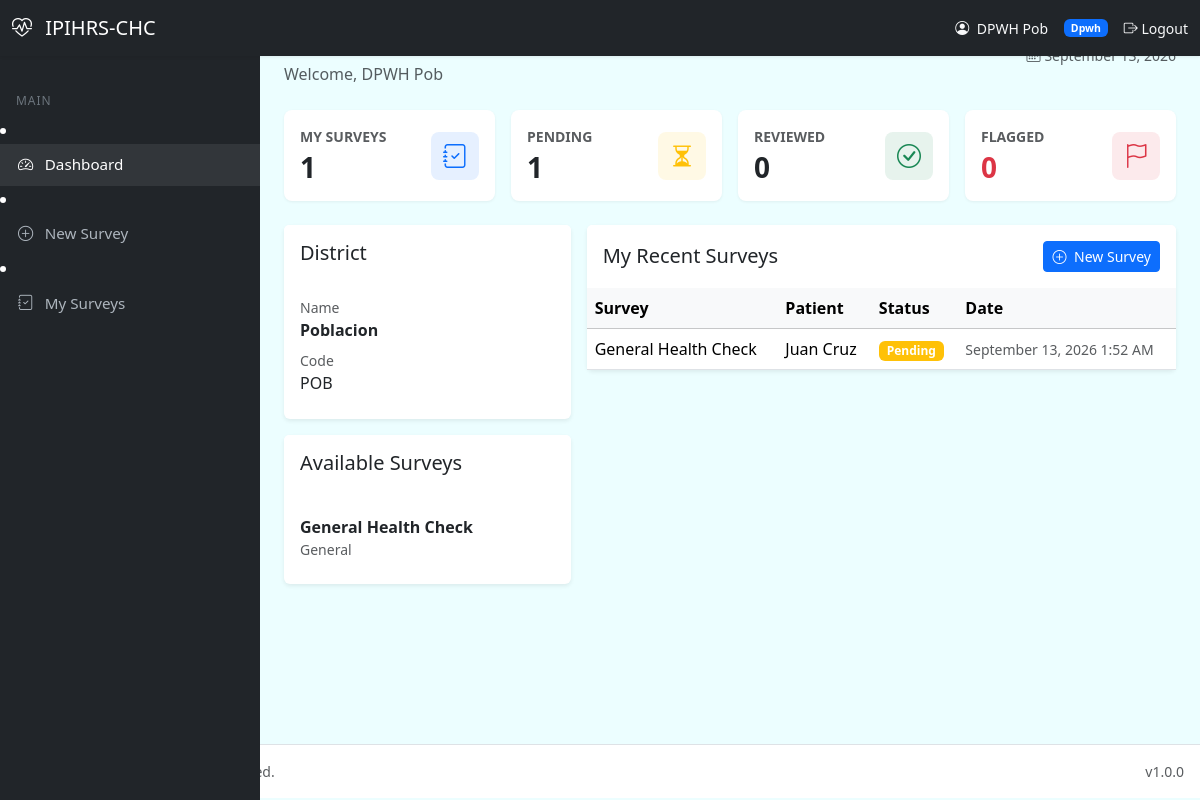
Page /dpwh/dashboard.php (signed in) on the committed database.
### tables this page shows
CREATE TABLE IF NOT EXISTS districts (
    district_id INT UNSIGNED AUTO_INCREMENT PRIMARY KEY,
    district_name VARCHAR(120) NOT NULL,
    district_code VARCHAR(30) NOT NULL UNIQUE,
    address TEXT NULL,
    contact_number VARCHAR(50) NULL,
    email VARCHAR(120) NULL,
    status ENUM('active','inactive') NOT NULL DEFAULT 'active',
    created_by INT UNSIGNED NULL,
    created_at DATETIME NOT NULL DEFAULT CURRENT_TIMESTAMP,
    updated_at DATETIME NOT NULL DEFAULT CURRENT_TIMESTAMP ON UPDATE CURRENT_TIMESTAMP,

    INDEX idx_districts_status (status),
    INDEX idx_districts_code (district_code)
);

CREATE TABLE IF NOT EXISTS surveys (
    survey_id INT UNSIGNED AUTO_INCREMENT PRIMARY KEY,
    survey_name VARCHAR(150) NOT NULL,
    description TEXT NULL,
    survey_type VARCHAR(80) NULL,
    district_id INT UNSIGNED NULL,
    created_by INT UNSIGNED NOT NULL,
    is_active TINYINT(1) NOT NULL DEFAULT 1,
    created_at DATETIME NOT NULL DEFAULT CURRENT_TIMESTAMP,
    updated_at DATETIME NOT NULL DEFAULT CURRENT_TIMESTAMP ON UPDATE CURRENT_TIMESTAMP,

    INDEX idx_surveys_district (district_id),
    INDEX idx_surveys_active (is_active),

    CONSTRAINT fk_surveys_district
        FOREIGN KEY (district_id) REFERENCES districts(district_id)
        ON DELETE SET NULL
        ON UPDATE CASCADE,

    CONSTRAINT fk_surveys_created_by
        FOREIGN KEY (created_by) REFERENCES users(user_id)
        ON DELETE RESTRICT
        ON UPDATE CASCADE
);

CREATE TABLE IF NOT EXISTS survey_results (
    result_id INT UNSIGNED AUTO_INCREMENT PRIMARY KEY,
    survey_id INT UNSIGNED NOT NULL,
    patient_id INT UNSIGNED NOT NULL,
    district_id INT UNSIGNED NOT NULL,
    conducted_by INT UNSIGNED NOT NULL,
    answers JSON NOT NULL,
    remarks TEXT NULL,
    status ENUM('pending','reviewed','flagged') NOT NULL DEFAULT 'pending',
    reviewed_by INT UNSIGNED NULL,
    reviewed_at DATETIME NULL,
    created_at DATETIME NOT NULL DEFAULT CURRENT_TIMESTAMP,
    updated_at DATETIME NOT NULL DEFAULT CURRENT_TIMESTAMP ON UPDATE CURRENT_TIMESTAMP,

    INDEX idx_survey_results_district (district_id),
    INDEX idx_survey_results_patient (patient_id),
    INDEX idx_survey_results_survey (survey_id),
    INDEX idx_survey_results_status (status),
    INDEX idx_survey_results_conducted_by (conducted_by),
    INDEX idx_survey_results_created (created_at),

    CONSTRAINT fk_survey_results_survey
        FOREIGN KEY (survey_id) REFERENCES surveys(survey_id)
        ON DELETE RESTRICT
        ON UPDATE CASCADE,

    CONSTRAINT fk_survey_results_patient
        FOREIGN KEY (patient_id) REFERENCES patients(patient_id)
        ON DELETE RESTRICT
        ON UPDATE CASCADE,

    CONSTRAINT fk_survey_results_district
        FOREIGN KEY (district_id) REFERENCES districts(district_id)
        ON DELETE RESTRICT
        ON UPDATE CASCADE,

    CONSTRAINT fk_survey_results_conducted_by
        FOREIGN KEY (conducted_by) REFERENCES users(user_id)
        ON DELETE RESTRICT
        ON UPDATE CASCADE,

    CONSTRAINT fk_survey_results_reviewed_by
        FOREIGN KEY (reviewed_by) REFERENCES users(user_id)
        ON DELETE SET NULL
        ON UPDATE CASCADE
);

### includes/helpers.php (called while the page is built, shortened)
<?php
if (!function_exists('url')) {
    function url(string $path = ''): string {
        return rtrim(APP_URL, '/\\') . '/' . ltrim($path, '/\\');
    }
}
if (!function_exists('e')) {
    function e(?string $value): string {
        return htmlspecialchars((string)($value ?? ''), ENT_QUOTES | ENT_HTML5, 'UTF-8');
    }
}
if (!function_exists('format_datetime')) {
    function format_datetime(?string $datetime, string $format = 'F j, Y g:i A'): string {
        $timestamp = strtotime($datetime);
        return $timestamp ? date($format, $timestamp) : 'N/A';
    }
}

### dpwh/dashboard.php (the view, shortened to what this page needs)
<?php
require_once __DIR__ . '/../includes/helpers.php';
require_once __DIR__ . '/../includes/header.php';
$pdo = Database::getConnection();
$districtId = (int)($_SESSION['district_id'] ?? 0);
$dpwhId = (int)($_SESSION['user_id'] ?? 0);
$stmt = $pdo->prepare("SELECT COUNT(*) FROM survey_results WHERE conducted_by = :dpwh_id");
$stmt->execute([':dpwh_id' => $dpwhId]);
$mySurveys = (int)$stmt->fetchColumn();
$stmt = $pdo->prepare("SELECT COUNT(*) FROM survey_results WHERE conducted_by = :dpwh_id AND status = 'pending'");
$stmt->execute([':dpwh_id' => $dpwhId]);
$pendingMine = (int)$stmt->fetchColumn();
$stmt = $pdo->prepare("SELECT COUNT(*) FROM survey_results WHERE conducted_by = :dpwh_id AND status = 'reviewed'");
$stmt->execute([':dpwh_id' => $dpwhId]);
$reviewedMine = (int)$stmt->fetchColumn();
$stmt = $pdo->prepare("SELECT COUNT(*) FROM survey_results WHERE conducted_by = :dpwh_id AND status = 'flagged'");
$stmt->execute([':dpwh_id' => $dpwhId]);
$flaggedMine = (int)$stmt->fetchColumn();
$stmt = $pdo->prepare("SELECT district_name, district_code FROM districts WHERE district_id = :id LIMIT 1");
$stmt->execute([':id' => $districtId]);
$district = $stmt->fetch();
$stmtSurveys = $pdo->prepare("
    SELECT survey_id, survey_name, survey_type, description
    FROM surveys
    WHERE is_active = TRUE AND (district_id IS NULL OR district_id = :district_id)
    ORDER BY survey_name
");
$stmtSurveys->execute([':district_id' => $districtId]);
$surveys = $stmtSurveys->fetchAll();
$stmtRecent = $pdo->prepare("
    SELECT sr.result_id, sr.status, sr.created_at, s.survey_name,
           CONCAT(p.first_name, ' ', p.last_name) AS patient_name
    FROM survey_results sr
    JOIN surveys s ON s.survey_id = sr.survey_id
    JOIN patients p ON p.patient_id = sr.patient_id
    WHERE sr.conducted_by = :dpwh_id
    ORDER BY sr.created_at DESC
    LIMIT 8
");
$stmtRecent->execute([':dpwh_id' => $dpwhId]);
$recent = $stmtRecent->fetchAll();
require_once __DIR__ . '/../includes/sidebar.php';
?>
<div class="main-content">
    <div class="d-flex flex-column flex-md-row justify-content-between align-items-md-center mb-4 gap-2">
        <div>
            <h2 class="mb-0">Dashboard</h2>
            <p class="text-muted mb-0">Welcome, <?= e($_SESSION['full_name'] ?? '') ?></p>
        </div>
        <span class="text-muted small">
        </span>
    </div>
    <div class="row g-3 mb-4">
        <div class="col-md-3 col-sm-6">
            <div class="card card-stat h-100">
                <div class="card-body">
                    <div class="d-flex justify-content-between align-items-center">
                        <div>
                            <p class="text-muted mb-1 small text-uppercase fw-semibold">My Surveys</p>
                            <h3 class="mb-0 fw-bold"><?= e((string)$mySurveys) ?></h3>
                        </div>
                        <div class="icon bg-primary bg-opacity-10 text-primary"><i class="bi bi-journal-check"></i></div>
                    </div>
                </div>
            </div>
        </div>
        <div class="col-md-3 col-sm-6">
            <div class="card card-stat h-100">
                <div class="card-body">
                    <div class="d-flex justify-content-between align-items-center">
                        <div>
                            <p class="text-muted mb-1 small text-uppercase fw-semibold">Pending</p>
                            <h3 class="mb-0 fw-bold"><?= e((string)$pendingMine) ?></h3>
                        </div>
                        <div class="icon bg-warning bg-opacity-10 text-warning"><i class="bi bi-hourglass-split"></i></div>
                    </div>
                </div>
            </div>
        </div>
        <div class="col-md-3 col-sm-6">
            <div class="card card-stat h-100">
                <div class="card-body">
                    <div class="d-flex justify-content-between align-items-center">
                        <div>
                            <p class="text-muted mb-1 small text-uppercase fw-semibold">Reviewed</p>
                            <h3 class="mb-0 fw-bold"><?= e((string)$reviewedMine) ?></h3>
                        </div>
                        <div class="icon bg-success bg-opacity-10 text-success"><i class="bi bi-check-circle"></i></div>
                    </div>
                </div>
            </div>
        </div>
        <div class="col-md-3 col-sm-6">
            <div class="card card-stat h-100">
                <div class="card-body">
                    <div class="d-flex justify-content-between align-items-center">
                        <div>
                            <p class="text-muted mb-1 small text-uppercase fw-semibold">Flagged</p>
                            <h3 class="mb-0 fw-bold text-danger"><?= e((string)$flaggedMine) ?></h3>
                        </div>
                        <div class="icon bg-danger bg-opacity-10 text-danger"><i class="bi bi-flag"></i></div>
                    </div>
                </div>
            </div>
        </div>
    </div>
    <div class="row g-3">
        <div class="col-lg-4">
            <div class="card border-0 shadow-sm mb-3">
                <div class="card-header bg-white border-0 py-3">
                    <h5 class="mb-0">District</h5>
                </div>
                <div class="card-body">
                    <div class="mb-2">
                        <div class="small text-muted">Name</div>
                        <div class="fw-semibold"><?= e($district['district_name'] ?? '') ?></div>
                    </div>
                    <div class="mb-2">
                        <div class="small text-muted">Code</div>
                        <div><?= e($district['district_code'] ?? '') ?></div>
                    </div>
                </div>
            </div>
            <div class="card border-0 shadow-sm">
                <div class="card-header bg-white border-0 py-3">
                    <h5 class="mb-0">Available Surveys</h5>
                </div>
                <div class="card-body">
                    <?php if (!$surveys): ?>
                        <p class="text-muted mb-0 small">No active surveys available.</p>
                    <?php else: ?>
                        <ul class="list-group list-group-flush">
                            <?php foreach ($surveys as $s): ?>
                                <li class="list-group-item px-0">
                                    <div class="fw-semibold"><?= e($s['survey_name']) ?></div>
                                    <div class="small text-muted"><?= e($s['survey_type'] ?? 'General') ?></div>
                                </li>
                            <?php endforeach; ?>
                        </ul>
                    <?php endif; ?>
                </div>
            </div>
        </div>
        <div class="col-lg-8">
            <div class="card border-0 shadow-sm">
                <div class="card-header bg-white border-0 py-3 d-flex justify-content-between align-items-center">
                    <h5 class="mb-0">My Recent Surveys</h5>
                    <a href="<?= e(url('dpwh/surveys_new.php')) ?>" class="btn btn-primary btn-sm">
                        <i class="bi bi-plus-circle me-1"></i> New Survey
                    </a>
                </div>
                <div class="card-body p-0">
                    <div class="table-responsive">
                        <table class="table table-hover align-middle mb-0">
                            <thead class="table-light">
                                <tr>
                                    <th>Survey</th>
                                    <th>Patient</th>
                                    <th>Status</th>
                                    <th>Date</th>
                                </tr>
                            </thead>
                            <tbody>
                                <?php if (!$recent): ?>
                                    <tr><td colspan="4" class="text-center text-muted py-4">No surveys submitted yet.</td></tr>
                                <?php else: ?>
                                    <?php foreach ($recent as $r): ?>
                                        <tr>
                                            <td><?= e($r['survey_name']) ?></td>
                                            <td><?= e($r['patient_name']) ?></td>
                                            <td>
                                                <span class="badge bg-<?= $r['status'] === 'pending' ? 'warning' : ($r['status'] === 'reviewed' ? 'success' : 'danger') ?>">
                                                    <?= e(ucfirst($r['status'])) ?>
                                                </span>
                                            </td>
                                            <td class="small text-muted"><?= e(format_datetime($r['created_at'])) ?></td>
                                        </tr>
                                    <?php endforeach; ?>
                                <?php endif; ?>
                            </tbody>
                        </table>
                    </div>
                </div>
            </div>
        </div>
    </div>
</div>
<?php require_once __DIR__ . '/../includes/footer.php'; ?>

### assets/css/app.css (style rules this page uses)
:root { --primary: #0284c7; --primary-dark: #026aa7; --color-primary: #0891b2; --color-primary-dark: #0e7490; --color-secondary: #22d3ee; --color-accent: #059669; --color-background: #ecfeff; --color-foreground: #164e63; --color-card: #ffffff; --color-card-foreground: #164e63; --color-muted: #e8f1f6; --color-muted-foreground: #475569; --color-border: #a5f3fc; --color-ring: #0891b2; --color-danger: #dc2626; --color-danger-foreground: #ffffff; --shadow-soft: 0 10px 40px rgba(8, 145, 178, 0.08); --shadow-card: 0 1px 2px rgba(15, 23, 42, 0.04), 0 6px 24px rgba(8, 145, 178, 0.06); --radius: 1.25rem; }
* { box-sizing: border-box; }
body { font-family: 'Figtree', system-ui, -apple-system, Segoe UI, Roboto, Helvetica, Arial, sans-serif; background: var(--color-background); color: var(--color-foreground); min-height: 100vh; margin: 0; }
.main-content { margin-left: 260px; padding: 1.5rem; min-height: calc(100vh - 56px); }
.card-stat { border: none; border-radius: 0.5rem; box-shadow: 0 1px 3px rgba(0, 0, 0, 0.06); transition: transform 0.15s ease, box-shadow 0.15s ease; }
.card-stat .icon { width: 3rem; height: 3rem; border-radius: 0.5rem; display: flex; align-items: center; justify-content: center; font-size: 1.5rem; }

### rows in the picture
districts: district_name "Poblacion", district_code "POB"
surveys: survey_name "General Health Check", survey_type "General"
survey_results: survey.survey_name "General Health Check", patient_name "Juan Cruz", status "Pending", created_at "September 13, 2026 1:52 AM"

### other values in the picture
APP_SHORT_NAME "IPIHRS-CHC"
$currentUser['full_name'] "DPWH Pob"
$currentUser['role'] "Dpwh"
$label "Dashboard New Survey My Surveys"
$_SESSION['full_name'] "DPWH Pob"
$mySurveys "1"
$pendingMine "1"
$reviewedMine "0"
$flaggedMine "0"
APP_VERSION "1.0.0"
